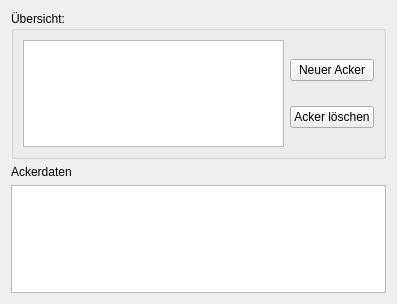
<?xml version="1.0" encoding="UTF-8"?>
<ui version="4.0">
 <class>AckerWidget</class>
 <widget class="QWidget" name="AckerWidget">
  <property name="geometry">
   <rect>
    <x>0</x>
    <y>0</y>
    <width>397</width>
    <height>304</height>
   </rect>
  </property>
  <property name="windowTitle">
   <string>Form</string>
  </property>
  <layout class="QVBoxLayout" name="verticalLayout">
   <item>
    <widget class="QGroupBox" name="groupBox">
     <property name="title">
      <string>Übersicht:</string>
     </property>
     <layout class="QHBoxLayout" name="horizontalLayout">
      <item>
       <widget class="QTableView" name="tableAcker"/>
      </item>
      <item>
       <layout class="QVBoxLayout" name="verticalLayout_2">
        <item>
         <widget class="QPushButton" name="AckerNeu">
          <property name="text">
           <string>Neuer Acker</string>
          </property>
         </widget>
        </item>
        <item>
         <widget class="QPushButton" name="AckerTot">
          <property name="text">
           <string>Acker löschen</string>
          </property>
         </widget>
        </item>
       </layout>
      </item>
     </layout>
    </widget>
   </item>
   <item>
    <widget class="QLabel" name="label_22">
     <property name="text">
      <string>Ackerdaten</string>
     </property>
    </widget>
   </item>
   <item>
    <widget class="QTableView" name="tableAckerDaten"/>
   </item>
  </layout>
 </widget>
 <resources/>
 <connections/>
</ui>
